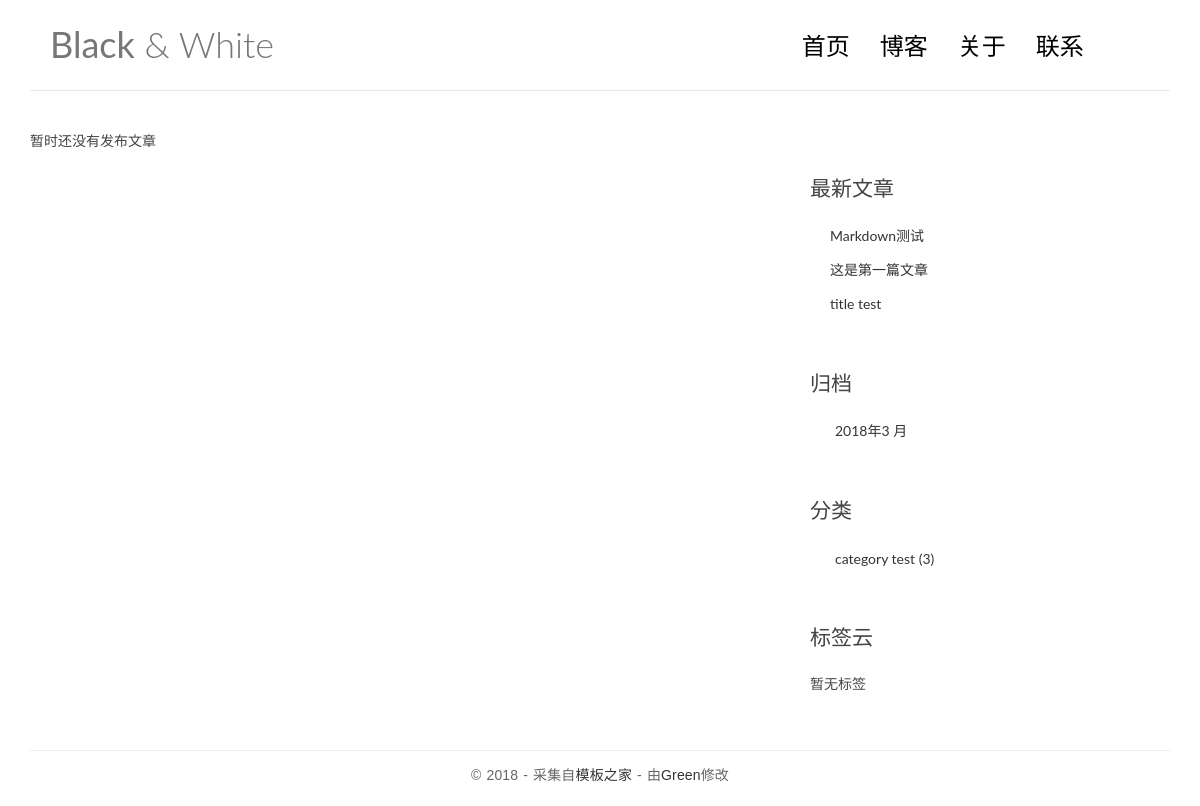
The app's page /search/, older data.
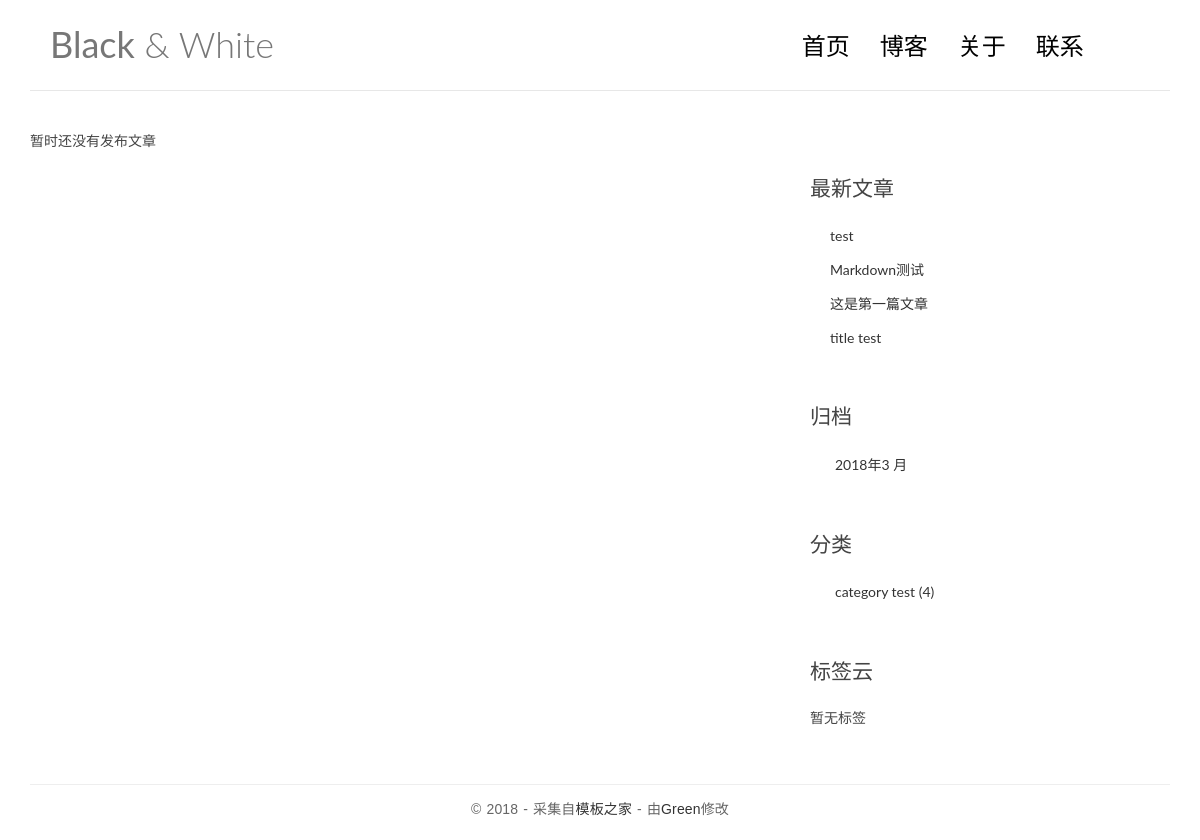
The same page, newer data.
### blog/models.py (models this page shows, shortened)
@python_2_unicode_compatible
class Post(models.Model):
	title = models.CharField(max_length=70)
	body = models.TextField()
	created_time = models.DateTimeField()
	modified_time = models.DateTimeField()
	excerpt = models.CharField(max_length=200, blank=True)
	category = models.ForeignKey(Category, on_delete=models.CASCADE)
	tags = models.ManyToManyField(Tag, blank=True)
	author = models.ForeignKey(User, on_delete=models.CASCADE)
	views = models.PositiveIntegerField(default=0)
	''' reverse函数, 第一个参数 'blog:detail', 表 blog 应用下的 name=detail 的视图函数。
	于是 reverse 函数会去解析 detail视图函数对应的 URL,  detail 对应的规则 'post/<int:pk>/'。
	如果 Post 的 id是 666, 那么 get_absolute_url 函数返回的就是 /post/666/, 这样 Post 自己就生成了自己的 URL。
	'''
	def get_absolute_url(self):
		return reverse('blog:detail', kwargs = {'pk':self.pk})
	class Meta:
		ordering = ['-created_time', 'title']

@python_2_unicode_compatible
class Category(models.Model):
	name = models.CharField(max_length=100)

### blog/views.py (the view)
# urls.py: re_path('^search/$', views.search, name='search'),
def search(request):
	q = request.GET.get('q')
	error_msg = ''
	if not q:
		error_msg = "请输入关键词"
		return render(request, 'blog/index.html', {'error_msg':error_msg})
	post_list = Post.objects.filter(Q(title__icontains=q) | Q(body__icontains=q))
	return render(request, 'blog/index.html', context={'post_list': post_list})

### blog/templatetags/blog_tags.py (called while the page is built)
@register.simple_tag
def get_recent_posts(num=5):
	return Post.objects.all().order_by('-created_time')[:num]

@register.simple_tag
def archives():
	return Post.objects.dates('created_time', 'month', order='DESC')

@register.simple_tag
def get_categories():
	return Category.objects.annotate(num_posts = Count('post')).filter(num_posts__gt=0)

@register.simple_tag
def get_tags():
	return Tag.objects.annotate(num_posts=Count('post')).filter(num_posts__gt=0)

### templates/blog/index.html (shortened to what this page needs)
{% extends 'base.html' %}
{% block main %}
    {% for post in post_list %}
        <!--   post_list: 是一个 QuerySet（类似于一个列表的数据结构）
        pk (primary key):  即 post 对应于数据库中记录的 id 值，该属性尽管我们没有显示定义，但是 Django 会自动为我们添加.
         -->
        <article class="post post-{{ post.pk }}">
            <header class="entry-header">
                <h1 class="entry-title">
                    <a href="{{ post.get_absolute_url }}">{{ post.title }}</a>
                </h1>
                <div class="entry-meta">
                    <span class="post-category"><a href="#">{{ post.category.name }}</a></span>
                    <span class="post-date"><a href="#"><time class="entry-date"
                                                              datetime="2012-11-09T23:15:57+00:00">2017年5月11日</time></a></span>
                    <span class="post-author"><a href="#">{{post.author}}</a></span>
                    <span class="comments-link"><a href="#">{{ post.comment_set.count}} 评论</a></span>
                    <span class="views-count"><a href="{{post.get_absolute_url}}">{{post.views}} 阅读</a></span>
                </div>
            </header>
            <div class="entry-content clearfix">
                <p>{{ post.excerpt }}...</p>
                <div class="read-more cl-effect-14">
                    <a href="{{ post.get_absolute_url }}" class="more-link">继续阅读 <span class="meta-nav">→</span></a>
                </div>
            </div>
        </article>
    {% empty %}
        <div class="no-post"> 暂时还没有发布文章</div>
    {% endfor %}
{% endblock main %}

### templates/base.html (shortened to what the changed rows need)
{% load staticfiles %}
{% load blog_tags %}
<!DOCTYPE html>
<html>
<head>
    <link rel="stylesheet" href="http://code.ionicframework.com/ionicons/2.0.1/css/ionicons.min.css">
    <link rel="stylesheet" href="{% static 'blog/css/bootstrap.min.css' %}">
    <link rel="stylesheet" href="{% static 'blog/css/custom.css' %}">
    <link rel="stylesheet" href="{% static 'blog/css/highlights/github.css' %}">
</head>
<body>
<div class="container">
    <header id="site-header">
        <div class="row">
            <div class="col-md-4 col-sm-5 col-xs-8">
                <div class="logo">
                    <h1><a href="{% url 'blog:index' %}"><b>Black</b> &amp; White</a></h1>
                </div>
            </div>
        </div>
    </header>
</div>
<div class="content-body">
    <div class="container">
        <div class="row">
            <aside class="col-md-4">
                <div class="widget widget-recent-posts">
                    {% get_recent_posts as recent_post_list %}
                    <ul>
                        {% for post in recent_post_list %}
                        <li>
                            <a href="{{ post.get_absolute_url }}">{{ post.title }}</a>
                        </li>
                        {% empty %}
                        暂无文章！
                        {% endfor %}
                    </ul>
                </div>
                <div class="widget widget-archives">
                    {% archives as date_list %}
                    <ul>
                    {% for date in date_list %}
                        <li>
                            <a href="{% url 'blog:archives' date.year date.month %}">{{ date.year }}年{{ date.month }} 月</a>
                        </li>
                    {% empty %}
                    暂无归档
                    {% endfor %}
                    </ul>
                </div>
                <div class="widget widget-category">
                    {% get_categories as category_list %}
                    <ul>
                    {% for category in category_list %}
                        <li>
                            <a href="{% url 'blog:category' category.pk %}">{{category.name}}
                            <span class="post-count">({{category.num_posts}})</span></a>
                        </li>
                    {% empty %}
                    暂无归档
                    {% endfor %}
                    </ul>
                </div>
                    {% get_tags as tag_list %}
            </aside>
        </div>
    </div>
</div>
</body>
</html>

Row changes from the older to the newer data that the page shows:
added Post: title "test"
computed for Category "category test": num_posts "3" → "4"
